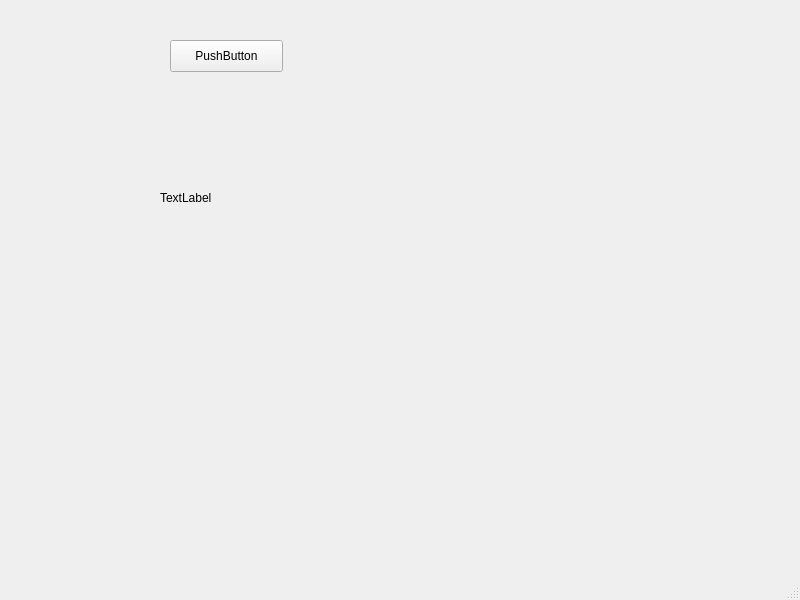
<?xml version="1.0" encoding="UTF-8"?>
<ui version="4.0">
 <class>MainWindow</class>
 <widget class="QMainWindow" name="MainWindow">
  <property name="geometry">
   <rect>
    <x>0</x>
    <y>0</y>
    <width>800</width>
    <height>600</height>
   </rect>
  </property>
  <property name="windowTitle">
   <string>MainWindow</string>
  </property>
  <widget class="QWidget" name="centralwidget">
   <widget class="QPushButton" name="playButton">
    <property name="geometry">
     <rect>
      <x>170</x>
      <y>40</y>
      <width>113</width>
      <height>32</height>
     </rect>
    </property>
    <property name="text">
     <string>PushButton</string>
    </property>
   </widget>
   <widget class="QLabel" name="label">
    <property name="geometry">
     <rect>
      <x>160</x>
      <y>190</y>
      <width>60</width>
      <height>16</height>
     </rect>
    </property>
    <property name="text">
     <string>TextLabel</string>
    </property>
   </widget>
  </widget>
  <widget class="QMenuBar" name="menubar">
   <property name="geometry">
    <rect>
     <x>0</x>
     <y>0</y>
     <width>800</width>
     <height>24</height>
    </rect>
   </property>
  </widget>
  <widget class="QStatusBar" name="statusbar"/>
 </widget>
 <resources/>
 <connections/>
</ui>
